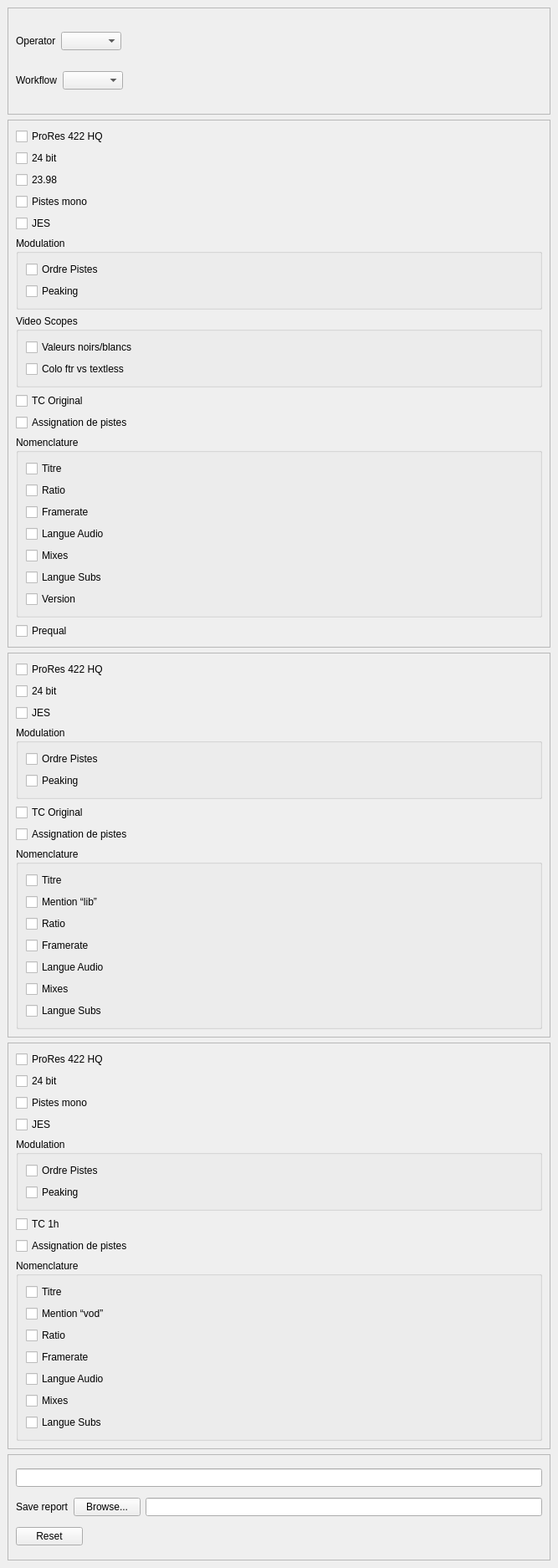
<?xml version="1.0" encoding="UTF-8"?>
<ui version="4.0">
 <class>PackDCWindow</class>
 <widget class="QMainWindow" name="PackDCWindow">
  <property name="geometry">
   <rect>
    <x>0</x>
    <y>0</y>
    <width>667</width>
    <height>1874</height>
   </rect>
  </property>
  <property name="windowTitle">
   <string>Packaging Double-Check</string>
  </property>
  <widget class="QWidget" name="centralwidget">
   <layout class="QVBoxLayout" name="verticalLayout">
    <item>
     <widget class="QFrame" name="frame">
      <property name="frameShape">
       <enum>QFrame::StyledPanel</enum>
      </property>
      <property name="frameShadow">
       <enum>QFrame::Raised</enum>
      </property>
      <layout class="QVBoxLayout" name="verticalLayout_2">
       <item>
        <layout class="QHBoxLayout" name="horizontalLayout_5">
         <item>
          <widget class="QLabel" name="label_3">
           <property name="text">
            <string>Operator</string>
           </property>
          </widget>
         </item>
         <item>
          <widget class="QComboBox" name="op_combo"/>
         </item>
         <item>
          <spacer name="horizontalSpacer_3">
           <property name="orientation">
            <enum>Qt::Horizontal</enum>
           </property>
           <property name="sizeHint" stdset="0">
            <size>
             <width>40</width>
             <height>20</height>
            </size>
           </property>
          </spacer>
         </item>
        </layout>
       </item>
       <item>
        <layout class="QHBoxLayout" name="horizontalLayout">
         <item>
          <widget class="QLabel" name="label">
           <property name="text">
            <string>Workflow</string>
           </property>
          </widget>
         </item>
         <item>
          <widget class="QComboBox" name="workflow_combo"/>
         </item>
         <item>
          <spacer name="horizontalSpacer">
           <property name="orientation">
            <enum>Qt::Horizontal</enum>
           </property>
           <property name="sizeHint" stdset="0">
            <size>
             <width>40</width>
             <height>20</height>
            </size>
           </property>
          </spacer>
         </item>
        </layout>
       </item>
      </layout>
     </widget>
    </item>
    <item>
     <widget class="QFrame" name="frame_valid_zero_eone">
      <property name="frameShape">
       <enum>QFrame::StyledPanel</enum>
      </property>
      <property name="frameShadow">
       <enum>QFrame::Raised</enum>
      </property>
      <layout class="QVBoxLayout" name="verticalLayout_4">
       <item>
        <layout class="QGridLayout" name="gridLayout">
         <item row="8" column="0">
          <widget class="QCheckBox" name="frame1_assignation">
           <property name="text">
            <string>Assignation de pistes</string>
           </property>
          </widget>
         </item>
         <item row="5" column="0">
          <widget class="QGroupBox" name="groupBox">
           <property name="title">
            <string>Modulation</string>
           </property>
           <layout class="QVBoxLayout" name="verticalLayout_5">
            <item>
             <widget class="QCheckBox" name="frame1_ordre">
              <property name="text">
               <string>Ordre Pistes</string>
              </property>
             </widget>
            </item>
            <item>
             <widget class="QCheckBox" name="frame1_peak">
              <property name="text">
               <string>Peaking</string>
              </property>
             </widget>
            </item>
           </layout>
          </widget>
         </item>
         <item row="1" column="0">
          <widget class="QCheckBox" name="frame1_24">
           <property name="text">
            <string>24 bit</string>
           </property>
          </widget>
         </item>
         <item row="9" column="0">
          <widget class="QGroupBox" name="groupBox_3">
           <property name="title">
            <string>Nomenclature</string>
           </property>
           <layout class="QVBoxLayout" name="verticalLayout_7">
            <item>
             <widget class="QCheckBox" name="frame1_titre">
              <property name="text">
               <string>Titre</string>
              </property>
             </widget>
            </item>
            <item>
             <widget class="QCheckBox" name="frame1_ratio">
              <property name="text">
               <string>Ratio</string>
              </property>
             </widget>
            </item>
            <item>
             <widget class="QCheckBox" name="frame1_framerate">
              <property name="text">
               <string>Framerate</string>
              </property>
             </widget>
            </item>
            <item>
             <widget class="QCheckBox" name="frame1_audio">
              <property name="text">
               <string>Langue Audio</string>
              </property>
             </widget>
            </item>
            <item>
             <widget class="QCheckBox" name="frame1_mixes">
              <property name="text">
               <string>Mixes</string>
              </property>
             </widget>
            </item>
            <item>
             <widget class="QCheckBox" name="frame1_subs">
              <property name="text">
               <string>Langue Subs</string>
              </property>
             </widget>
            </item>
            <item>
             <widget class="QCheckBox" name="frame1_version">
              <property name="text">
               <string>Version</string>
              </property>
             </widget>
            </item>
           </layout>
          </widget>
         </item>
         <item row="0" column="0">
          <widget class="QCheckBox" name="frame1_prores">
           <property name="text">
            <string>ProRes 422 HQ</string>
           </property>
          </widget>
         </item>
         <item row="7" column="0">
          <widget class="QCheckBox" name="frame1_tc">
           <property name="text">
            <string>TC Original</string>
           </property>
          </widget>
         </item>
         <item row="3" column="0">
          <widget class="QCheckBox" name="frame1_mono">
           <property name="text">
            <string>Pistes mono</string>
           </property>
          </widget>
         </item>
         <item row="6" column="0">
          <widget class="QGroupBox" name="groupBox_2">
           <property name="title">
            <string>Video Scopes</string>
           </property>
           <layout class="QVBoxLayout" name="verticalLayout_6">
            <item>
             <widget class="QCheckBox" name="frame1_valeurs">
              <property name="text">
               <string>Valeurs noirs/blancs</string>
              </property>
             </widget>
            </item>
            <item>
             <widget class="QCheckBox" name="frame1_colo">
              <property name="text">
               <string>Colo ftr vs textless</string>
              </property>
             </widget>
            </item>
           </layout>
          </widget>
         </item>
         <item row="2" column="0">
          <widget class="QCheckBox" name="frame1_23">
           <property name="text">
            <string>23.98</string>
           </property>
          </widget>
         </item>
         <item row="4" column="0">
          <widget class="QCheckBox" name="frame1_jes">
           <property name="text">
            <string>JES</string>
           </property>
          </widget>
         </item>
         <item row="10" column="0">
          <widget class="QCheckBox" name="frame1_prequal">
           <property name="text">
            <string>Prequal</string>
           </property>
          </widget>
         </item>
        </layout>
       </item>
      </layout>
     </widget>
    </item>
    <item>
     <widget class="QFrame" name="frame_valid_lib">
      <property name="frameShape">
       <enum>QFrame::StyledPanel</enum>
      </property>
      <property name="frameShadow">
       <enum>QFrame::Raised</enum>
      </property>
      <layout class="QVBoxLayout" name="verticalLayout_8">
       <item>
        <layout class="QGridLayout" name="gridLayout_2">
         <item row="0" column="0">
          <widget class="QCheckBox" name="frame2_prores">
           <property name="text">
            <string>ProRes 422 HQ</string>
           </property>
          </widget>
         </item>
         <item row="1" column="0">
          <widget class="QCheckBox" name="frame2_24">
           <property name="text">
            <string>24 bit</string>
           </property>
          </widget>
         </item>
         <item row="4" column="0">
          <widget class="QCheckBox" name="frame2_tc">
           <property name="text">
            <string>TC Original</string>
           </property>
          </widget>
         </item>
         <item row="2" column="0">
          <widget class="QCheckBox" name="frame2_jes">
           <property name="text">
            <string>JES</string>
           </property>
          </widget>
         </item>
         <item row="3" column="0">
          <widget class="QGroupBox" name="groupBox_4">
           <property name="title">
            <string>Modulation</string>
           </property>
           <layout class="QVBoxLayout" name="verticalLayout_9">
            <item>
             <widget class="QCheckBox" name="frame2_ordre">
              <property name="text">
               <string>Ordre Pistes</string>
              </property>
             </widget>
            </item>
            <item>
             <widget class="QCheckBox" name="frame2_peak">
              <property name="text">
               <string>Peaking</string>
              </property>
             </widget>
            </item>
           </layout>
          </widget>
         </item>
         <item row="5" column="0">
          <widget class="QCheckBox" name="frame2_assignation">
           <property name="text">
            <string>Assignation de pistes</string>
           </property>
          </widget>
         </item>
         <item row="6" column="0">
          <widget class="QGroupBox" name="groupBox_5">
           <property name="title">
            <string>Nomenclature</string>
           </property>
           <layout class="QVBoxLayout" name="verticalLayout_10">
            <item>
             <widget class="QCheckBox" name="frame2_titre">
              <property name="text">
               <string>Titre</string>
              </property>
             </widget>
            </item>
            <item>
             <widget class="QCheckBox" name="frame2_lib">
              <property name="text">
               <string>Mention “lib”</string>
              </property>
             </widget>
            </item>
            <item>
             <widget class="QCheckBox" name="frame2_ratio">
              <property name="text">
               <string>Ratio</string>
              </property>
             </widget>
            </item>
            <item>
             <widget class="QCheckBox" name="frame2_framerate">
              <property name="text">
               <string>Framerate</string>
              </property>
             </widget>
            </item>
            <item>
             <widget class="QCheckBox" name="frame2_audio">
              <property name="text">
               <string>Langue Audio</string>
              </property>
             </widget>
            </item>
            <item>
             <widget class="QCheckBox" name="frame2_mixes">
              <property name="text">
               <string>Mixes</string>
              </property>
             </widget>
            </item>
            <item>
             <widget class="QCheckBox" name="frame2_subs">
              <property name="text">
               <string>Langue Subs</string>
              </property>
             </widget>
            </item>
           </layout>
          </widget>
         </item>
        </layout>
       </item>
      </layout>
     </widget>
    </item>
    <item>
     <widget class="QFrame" name="frame_valid_vod">
      <property name="frameShape">
       <enum>QFrame::StyledPanel</enum>
      </property>
      <property name="frameShadow">
       <enum>QFrame::Raised</enum>
      </property>
      <layout class="QVBoxLayout" name="verticalLayout_11">
       <item>
        <layout class="QGridLayout" name="gridLayout_3">
         <item row="5" column="0">
          <widget class="QCheckBox" name="frame3_tc">
           <property name="text">
            <string>TC 1h</string>
           </property>
          </widget>
         </item>
         <item row="2" column="0">
          <widget class="QCheckBox" name="frame3_mono">
           <property name="text">
            <string>Pistes mono</string>
           </property>
          </widget>
         </item>
         <item row="1" column="0">
          <widget class="QCheckBox" name="frame3_24">
           <property name="text">
            <string>24 bit</string>
           </property>
          </widget>
         </item>
         <item row="0" column="0">
          <widget class="QCheckBox" name="frame3_prores">
           <property name="text">
            <string>ProRes 422 HQ</string>
           </property>
          </widget>
         </item>
         <item row="4" column="0">
          <widget class="QGroupBox" name="groupBox_6">
           <property name="title">
            <string>Modulation</string>
           </property>
           <layout class="QVBoxLayout" name="verticalLayout_12">
            <item>
             <widget class="QCheckBox" name="frame3_ordre">
              <property name="text">
               <string>Ordre Pistes</string>
              </property>
             </widget>
            </item>
            <item>
             <widget class="QCheckBox" name="frame3_peak">
              <property name="text">
               <string>Peaking</string>
              </property>
             </widget>
            </item>
           </layout>
          </widget>
         </item>
         <item row="3" column="0">
          <widget class="QCheckBox" name="frame3_jes">
           <property name="text">
            <string>JES</string>
           </property>
          </widget>
         </item>
         <item row="6" column="0">
          <widget class="QCheckBox" name="frame3_assignation">
           <property name="text">
            <string>Assignation de pistes</string>
           </property>
          </widget>
         </item>
         <item row="7" column="0">
          <widget class="QGroupBox" name="groupBox_7">
           <property name="title">
            <string>Nomenclature</string>
           </property>
           <layout class="QVBoxLayout" name="verticalLayout_13">
            <item>
             <widget class="QCheckBox" name="frame3_titre">
              <property name="text">
               <string>Titre</string>
              </property>
             </widget>
            </item>
            <item>
             <widget class="QCheckBox" name="frame3_vod">
              <property name="text">
               <string>Mention “vod”</string>
              </property>
             </widget>
            </item>
            <item>
             <widget class="QCheckBox" name="frame3_ratio">
              <property name="text">
               <string>Ratio</string>
              </property>
             </widget>
            </item>
            <item>
             <widget class="QCheckBox" name="frame3_framerate">
              <property name="text">
               <string>Framerate</string>
              </property>
             </widget>
            </item>
            <item>
             <widget class="QCheckBox" name="frame3_audio">
              <property name="text">
               <string>Langue Audio</string>
              </property>
             </widget>
            </item>
            <item>
             <widget class="QCheckBox" name="frame3_mixes">
              <property name="text">
               <string>Mixes</string>
              </property>
             </widget>
            </item>
            <item>
             <widget class="QCheckBox" name="frame3_subs">
              <property name="text">
               <string>Langue Subs</string>
              </property>
             </widget>
            </item>
           </layout>
          </widget>
         </item>
        </layout>
       </item>
      </layout>
     </widget>
    </item>
    <item>
     <widget class="QFrame" name="frame_3">
      <property name="frameShape">
       <enum>QFrame::StyledPanel</enum>
      </property>
      <property name="frameShadow">
       <enum>QFrame::Raised</enum>
      </property>
      <layout class="QVBoxLayout" name="verticalLayout_3">
       <item>
        <layout class="QHBoxLayout" name="horizontalLayout_4">
         <item>
          <widget class="QLineEdit" name="complete_lbl">
           <property name="alignment">
            <set>Qt::AlignCenter</set>
           </property>
           <property name="readOnly">
            <bool>true</bool>
           </property>
          </widget>
         </item>
        </layout>
       </item>
       <item>
        <layout class="QHBoxLayout" name="horizontalLayout_2">
         <item>
          <widget class="QLabel" name="label_2">
           <property name="text">
            <string>Save report</string>
           </property>
          </widget>
         </item>
         <item>
          <widget class="QPushButton" name="browse_btn">
           <property name="text">
            <string>Browse...</string>
           </property>
          </widget>
         </item>
         <item>
          <widget class="QLineEdit" name="results_lbl">
           <property name="readOnly">
            <bool>true</bool>
           </property>
          </widget>
         </item>
        </layout>
       </item>
       <item>
        <layout class="QHBoxLayout" name="horizontalLayout_3">
         <item>
          <widget class="QPushButton" name="reset_btn">
           <property name="text">
            <string>Reset</string>
           </property>
          </widget>
         </item>
         <item>
          <spacer name="horizontalSpacer_2">
           <property name="orientation">
            <enum>Qt::Horizontal</enum>
           </property>
           <property name="sizeHint" stdset="0">
            <size>
             <width>40</width>
             <height>20</height>
            </size>
           </property>
          </spacer>
         </item>
        </layout>
       </item>
      </layout>
     </widget>
    </item>
   </layout>
  </widget>
 </widget>
 <resources/>
 <connections/>
</ui>
